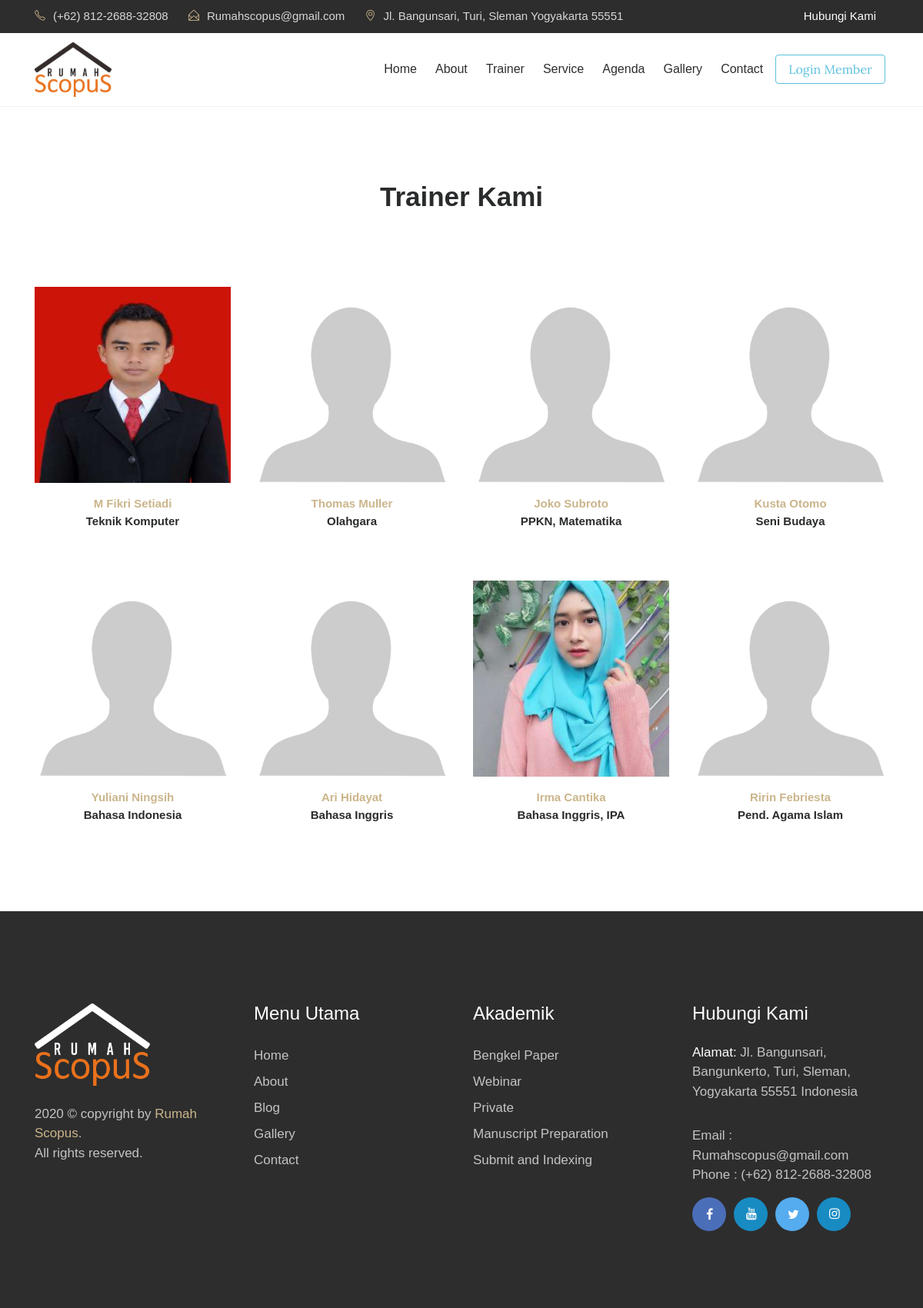
The app's page /index.php/guru, older data.
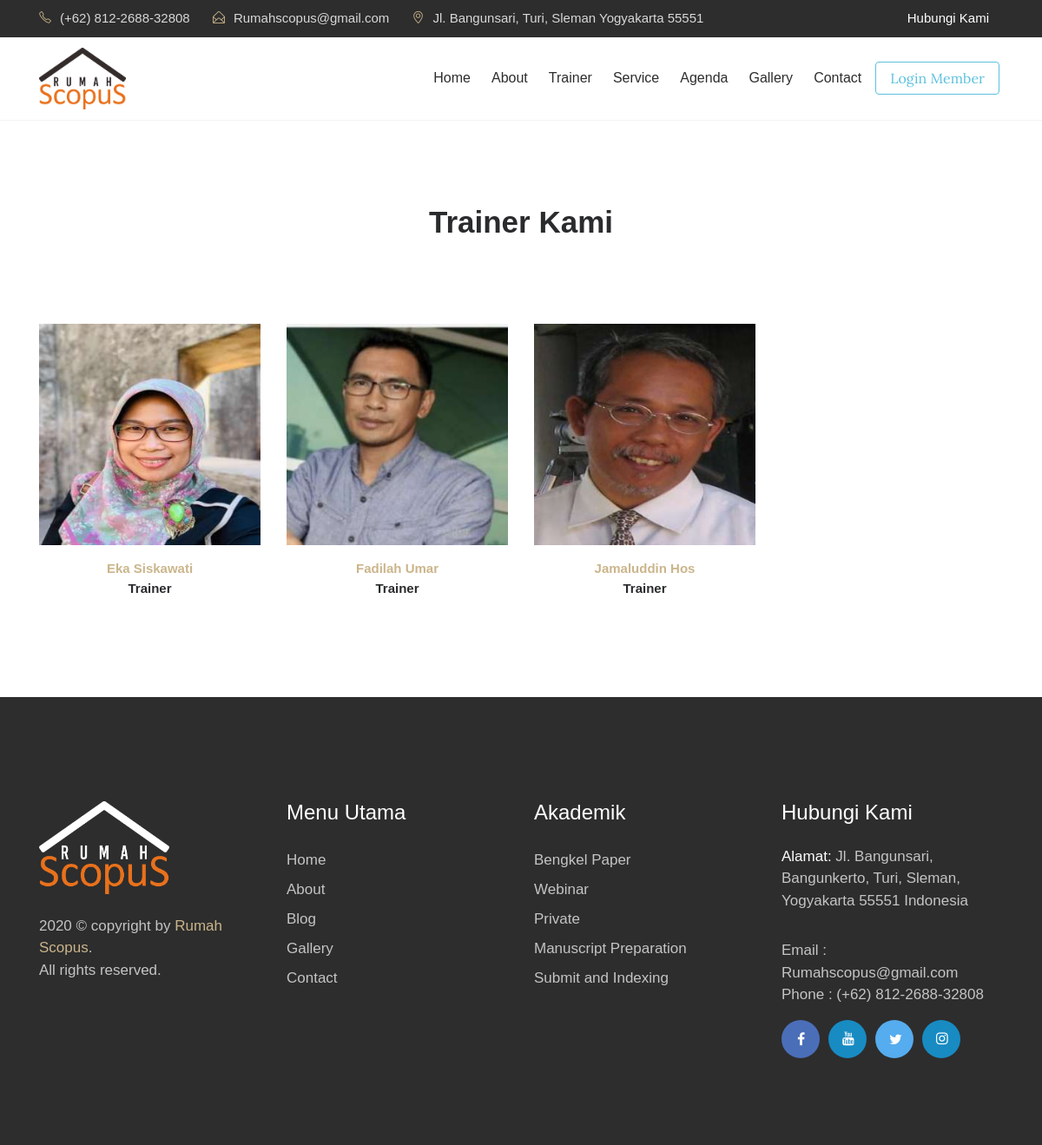
The same page, newer data.
### tables this page shows
CREATE TABLE `tbl_guru` (
  `guru_id` int(11) NOT NULL,
  `guru_nip` varchar(30) DEFAULT NULL,
  `guru_nama` varchar(70) DEFAULT NULL,
  `guru_jenkel` varchar(2) DEFAULT NULL,
  `guru_tmp_lahir` varchar(80) DEFAULT NULL,
  `guru_tgl_lahir` varchar(80) DEFAULT NULL,
  `guru_mapel` varchar(120) DEFAULT NULL,
  `guru_photo` varchar(40) DEFAULT NULL,
  `guru_tgl_input` timestamp NULL DEFAULT current_timestamp()
);

### application/controllers/Guru.php (called while the page is built, shortened)
<?php
class Guru extends CI_Controller
{
	function __construct()
	{
		$this->load->model('m_guru');
		$this->load->model('m_pengunjung');
	}
	function index()
	{
		$jum = $this->m_guru->guru();
		$page = $this->uri->segment(3);
		if (!$page) :
			$offset = 0;
		else :
			$offset = $page;
		endif;
		$limit = 8;
		$config['base_url'] = base_url() . 'guru/index/';
		$config['total_rows'] = $jum->num_rows();
		$config['per_page'] = $limit;
		$config['uri_segment'] = 3;
		$config['full_tag_open']    = '<div class="pagging text-center"><nav><ul class="pagination justify-content-center">';
		$config['full_tag_close']   = '</ul></nav></div>';
		$config['num_tag_open']     = '<li class="page-item"><span class="page-link">';
		$config['num_tag_close']    = '</span></li>';
		$config['cur_tag_open']     = '<li class="page-item"><span class="page-link">';
		$config['cur_tag_close']    = '<span class="sr-only">(current)</span></span></li>';
		$config['next_tag_open']    = '<li class="page-item"><span class="page-link">';
		$config['next_tagl_close']  = '<span aria-hidden="true">&raquo;</span></span></li>';
		$config['prev_tag_open']    = '<li class="page-item"><span class="page-link">';
		$config['prev_tagl_close']  = '</span>Next</li>';
		$config['first_tag_open']   = '<li class="page-item"><span class="page-link">';
		$config['first_tagl_close'] = '</span></li>';
		$config['last_tag_open']    = '<li class="page-item"><span class="page-link">';
		$config['last_tagl_close']  = '</span></li>';
		$config['first_link'] = 'Awal';
		$config['last_link'] = 'Akhir';
		$config['next_link'] = 'Next >>';
		$config['prev_link'] = '<< Prev';
		$this->pagination->initialize($config);
		$x['page'] = $this->pagination->create_links();
		$x['data'] = $this->m_guru->guru_perpage($offset, $limit);
		$this->load->view('depan/template/navbar');
		$this->load->view('depan/template/head');
		$this->load->view('depan/v_guru', $x);
		$this->load->view('depan/template/footer');
	}
}

### index.php (called while the page is built, shortened)
<?php
require_once BASEPATH.'core/CodeIgniter.php';

### application/models/M_guru.php (called while the page is built, shortened)
<?php
class M_guru extends CI_Model{
	function guru_perpage($offset,$limit){
		$hsl=$this->db->query("SELECT * FROM tbl_guru limit $offset,$limit");
		return $hsl;
	}
}

### application/views/depan/v_guru.php (the view, shortened to what this page needs)
<section class="our-teachers">
    <div class="container">
        <div class="row">
            <div class="col-md-12">
                <h2 class="mb-5">Trainer Kami</h2>
            </div>
        </div>
        <div class="row">
            <?php foreach ($data->result() as $row) : ?>
                <div class="col-xs-12 col-sm-6 col-md-3">
                    <div class="admission_insruction">
                        <?php if (empty($row->guru_photo)) : ?>
                            <img src="<?php echo base_url() . 'assets/images/blank.png'; ?>" class="img-fluid" alt="#">
                        <?php else : ?>
                            <img src="<?php echo base_url() . 'assets/images/' . $row->guru_photo; ?>" class="img-fluid" alt="#">
                        <?php endif; ?>
                        <p class="text-center mt-3"><span><?php echo $row->guru_nama; ?></span>
                            <br>
                            <?php echo $row->guru_mapel; ?></p>
                    </div>
                </div>
            <?php endforeach; ?>
        </div>
    </div>
</section>

### application/views/depan/template/navbar.php (shortened to what this page needs)
<div class="header-topbar">
    <div class="container">
        <div class="row">
            <div class="col-xs-6 col-sm-8 col-md-9">
                <div class="header-top_address">
                    <div class="header-top_list">
                        <span class="icon-phone"></span>(+62) 812-2688-32808
                    </div>
                    <div class="header-top_list">
                        <span class="icon-envelope-open"></span>Rumahscopus@gmail.com
                    </div>
                    <div class="header-top_list">
                        <span class="icon-location-pin"></span>Jl. Bangunsari, Turi, Sleman Yogyakarta 55551
                    </div>
                </div>
            </div>
            <div class="col-xs-6 col-sm-4 col-md-3">
                <div class="header-top_login mr-sm-3">
                    <a href="<?php echo site_url('contact'); ?>">Hubungi Kami</a>
                </div>
            </div>
        </div>
    </div>
</div>
<div data-toggle="affix" style="border-bottom:solid 1px #f2f2f2;">
    <div class="container nav-menu2">
        <div class="row">
            <div class="col-md-12">
                <nav class="navbar navbar2 navbar-toggleable-md navbar-light bg-faded">
                    <a href="<?php echo site_url(''); ?>" class="navbar-brand nav-brand2"><img class="img img-responsive" width="100px;" src="<?php echo base_url() . 'theme/images/logo/scopus.png' ?>"></a>
                    <div class="collapse navbar-collapse justify-content-end" id="navbarNavDropdown">
                        <ul class="navbar-nav">
                            <li class="nav-item">
                                <a class="nav-link" href="<?php echo site_url(''); ?>">Home</a>
                            </li>
                            <li class="nav-item">
                                <a class="nav-link" href="<?php echo site_url('about'); ?>">About</a>
                            </li>
                            <li class="nav-item">
                                <a class="nav-link" href="<?php echo site_url('guru'); ?>">Trainer</a>
                            </li>
                            <li class="nav-item">
                                <a class="nav-link" href="<?php echo site_url('layanan'); ?>">Service</a>
                            </li>
                            <li class="nav-item">
                                <a class="nav-link" href="<?php echo site_url('agenda'); ?>">Agenda</a>
                            </li>
                            <li class="nav-item">
                                <a class="nav-link" href="<?php echo site_url('galeri'); ?>">Gallery</a>
                            </li>
                            <li class="nav-item">
                                <a class="nav-link" href="<?php echo site_url('contact'); ?>">Contact</a>
                            </li>
                            <li class="nav-item">
                                <a class="btn btn-outline-info" href="<?php echo site_url('member/login'); ?>">Login Member</a>
                            </li>
                        </ul>
                    </div>
                </nav>
            </div>
        </div>
    </div>
</div>

### application/views/depan/template/head.php (shortened to what this page needs)
<head>
    <link rel="stylesheet" href="<?php echo base_url() . 'theme/css/bootstrap.min.css' ?>">
    <link rel="stylesheet" href="<?php echo base_url() . 'theme/css/font-awesome.min.css' ?>">
    <link rel="stylesheet" href="<?php echo base_url() . 'theme/css/simple-line-icons.css' ?>">
    <link rel="stylesheet" href="<?php echo base_url() . 'theme/css/slick.css' ?>">
    <link rel="stylesheet" href="<?php echo base_url() . 'theme/css/slick-theme.css' ?>">
    <link rel="stylesheet" href="<?php echo base_url() . 'theme/css/owl.carousel.min.css' ?>">
    <link href="<?php echo base_url() . 'theme/css/style.css' ?>" rel="stylesheet">
    <link href="<?php echo base_url() . 'theme/css/dataTables.bootstrap4.min.css' ?>" rel="stylesheet">
    <link rel="stylesheet" href="<?php echo base_url() . 'theme/css/fullcalendar.min.css' ?>" />
    <link href="<?php echo base_url() . 'theme/css/jssocials.css' ?>" rel="stylesheet">
    <link href="<?php echo base_url() . 'theme/css/jssocials-theme-flat.css' ?>" rel="stylesheet">
    <link rel="stylesheet" href="<?php echo base_url() . 'theme/css/magnific-popup.css' ?>">
    <link rel="stylesheet" type="text/css" href="<?php echo base_url() . 'theme/css/normalize.css' ?>" />
    <link rel="stylesheet" type="text/css" href="<?php echo base_url() . 'theme/css/set2.css' ?>" />
    <link href="<?php echo base_url() . 'theme/css/animated-masonry-gallery.css' ?>" rel="stylesheet" type="text/css" />
</head>

### application/views/depan/template/footer.php (shortened to what this page needs)
<footer>
    <div class="container">
        <div class="row">
            <div class="col-md-3">
                <div class="foot-logo">
                    <a href="<?php echo site_url(); ?>">
                        <img class="img img-responsive" width="150px;" src="<?php echo base_url() . 'theme/images/logo/logo-footer.png' ?>" class="img-fluid" alt="footer_logo">
                    </a>
                    <p><?php echo date('Y'); ?> © copyright by <a href="" target="_blank">Rumah Scopus</a>. <br>All rights reserved.</p>
                </div>
            </div>
            <div class="col-md-3">
                <div class="sitemap">
                    <h3>Menu Utama</h3>
                    <ul>
                        <li><a href="<?php echo site_url(); ?>">Home</a></li>
                        <li><a href="<?php echo site_url('about'); ?>">About</a></li>
                        <li><a href="<?php echo site_url('artikel'); ?>">Blog </a></li>
                        <li><a href="<?php echo site_url('galeri'); ?>">Gallery</a></li>
                        <li><a href="<?php echo site_url('contact'); ?>">Contact</a></li>
                    </ul>
                </div>
            </div>
            <div class="col-md-3">
                <div class="sitemap">
                    <h3>Akademik</h3>
                    <ul>
                        <li><a href="<?php echo site_url('#'); ?>">Bengkel Paper</a></li>
                        <li><a href="<?php echo site_url('#'); ?>">Webinar</a></li>
                        <li><a href="<?php echo site_url('#'); ?>">Private</a></li>
                        <li><a href="<?php echo site_url('#'); ?>">Manuscript Preparation</a></li>
                        <li><a href="<?php echo site_url('#'); ?>">Submit and Indexing</a></li>
                    </ul>
                </div>
            </div>
            <div class="col-md-3">
                <div class="address">
                    <h3>Hubungi Kami</h3>
                    <p><span>Alamat: </span>Jl. Bangunsari, Bangunkerto, Turi, Sleman, Yogyakarta 55551 Indonesia</p>
                    <p>Email : Rumahscopus@gmail.com
                        <br> Phone : (+62) 812-2688-32808</p>
                    <ul class="footer-social-icons">
                        <li><a href="https://www.facebook.com/rumah.scopus.3"><i class="fa fa-facebook fa-fb" aria-hidden="true"></i></a></li>
                        <li><a href="https://www.youtube.com/channel/UCRieEL0h0Zi4ju0t9zeU76g"><i class="fa fa-youtube fa-in" aria-hidden="true"></i></a></li>
                        <li><a href="#"><i class="fa fa-twitter fa-tw" aria-hidden="true"></i></a></li>
                        <li><a href="https://www.instagram.com/rumah_scopus/"><i class="fa fa-instagram fa-in" aria-hidden="true"></i></a></li>
                    </ul>
                </div>
            </div>
        </div>
    </div>
</footer>

Row changes from the older to the newer data that the page shows:
removed tbl_guru: guru_nama "Kusta Otomo", guru_mapel "Seni Budaya"
removed tbl_guru: guru_nama "Yuliani Ningsih", guru_mapel "Bahasa Indonesia"
removed tbl_guru: guru_nama "Ari Hidayat", guru_mapel "Bahasa Inggris"
removed tbl_guru: guru_photo (picture), guru_nama "Irma Cantika", guru_mapel "Bahasa Inggris, IPA"
removed tbl_guru: guru_nama "Ririn Febriesta", guru_mapel "Pend. Agama Islam"
changed tbl_guru: guru_photo: a different picture; guru_nama "M Fikri Setiadi" → "Eka Siskawati"; guru_mapel "Teknik Komputer" → "Trainer"
changed tbl_guru: guru_photo: picture added; guru_nama "Thomas Muller" → "Fadilah Umar"; guru_mapel "Olahgara" → "Trainer"
changed tbl_guru: guru_photo: picture added; guru_nama "Joko Subroto" → "Jamaluddin Hos"; guru_mapel "PPKN, Matematika" → "Trainer"
